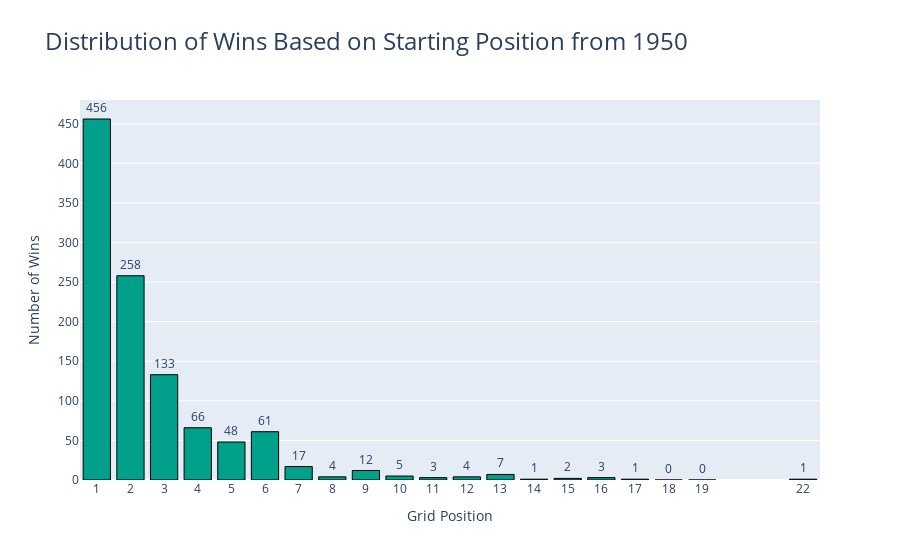

Notebook cell for this chart:
### Markdown cell above
Let's start to have a look on the distribution of wins versus starting position

### Code cell
winning_positions_data = final_merged_data[
    final_merged_data['positionOrder'] == 1
]

# Get the unique grid positions
unique_grid_positions = sorted(winning_positions_data['grid'].unique())

# Calculate the histogram data
hist, bin_edges = np.histogram(winning_positions_data['grid'], bins=len(unique_grid_positions), range=(min(unique_grid_positions) - 0.5, max(unique_grid_positions) + 0.5))

# Create a bar plot
fig = go.Figure(data=[go.Bar(x=unique_grid_positions, y=hist, marker_color='#00A08B')])

fig.update_traces(
    marker=dict(line=dict(width=1, color='black')),  # Add black borders between bars
    texttemplate='%{y:.0f}',  # Display integer values for y-axis
    textposition='outside',  # Display text labels outside the bars
)

fig.update_layout(
    title='Distribution of Wins Based on Starting Position from 1950',
    xaxis_title='Grid Position',
    yaxis_title='Number of Wins',
    title_font=dict(size=24),  # Increase title size
    xaxis=dict(tickvals=unique_grid_positions, ticktext=unique_grid_positions),  # Set custom tick values and labels
    bargap=0.1,  # Adjust gap between bars
    bargroupgap=0.1,  # Adjust gap between groups of bars
    #width=800,  # Set the width of the graph
    #height=600,  # Set the height of the graph
)

fig.show()

### Figure 1 — Plotly figure (JSON) as saved in the notebook; plotly's stock layout.template omitted (floating-point values rounded to 4 significant figures)
{"data": [{"marker": {"color": "#00A08B", "line": {"color": "black", "width": 1}}, "textposition": "outside", "texttemplate": "%{y:.0f}", "type": "bar", "x": [1, 2, 3, 4, 5, 6, 7, 8, 9, 10, 11, 12, 13, 14, 15, 16, 17, 18, 19, 22], "y": [456, 258, 133, 66, 48, 61, 17, 4, 12, 5, 3, 4, 7, 1, 2, 3, 1, 0, 0, 1]}], "layout": {"bargap": 0.1, "bargroupgap": 0.1, "title": {"font": {"size": 24}, "text": "Distribution of Wins Based on Starting Position from 1950"}, "xaxis": {"ticktext": [1, 2, 3, 4, 5, 6, 7, 8, 9, 10, 11, 12, 13, 14, 15, 16, 17, 18, 19, 22], "tickvals": [1, 2, 3, 4, 5, 6, 7, 8, 9, 10, 11, 12, 13, 14, 15, 16, 17, 18, 19, 22], "title": {"text": "Grid Position"}}, "yaxis": {"title": {"text": "Number of Wins"}}}}
